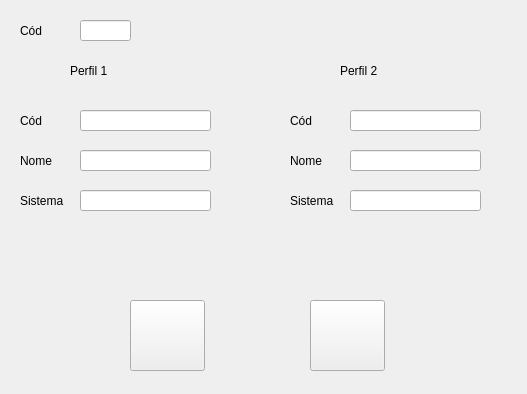
<?xml version="1.0" encoding="UTF-8"?>
<ui version="4.0">
 <class>Form</class>
 <widget class="QWidget" name="Form">
  <property name="geometry">
   <rect>
    <x>0</x>
    <y>0</y>
    <width>527</width>
    <height>394</height>
   </rect>
  </property>
  <property name="windowTitle">
   <string>Form</string>
  </property>
  <widget class="QLabel" name="label">
   <property name="geometry">
    <rect>
     <x>20</x>
     <y>110</y>
     <width>61</width>
     <height>21</height>
    </rect>
   </property>
   <property name="styleSheet">
    <string notr="true">font: 15pt &quot;MS Shell Dlg 2&quot;;</string>
   </property>
   <property name="text">
    <string>Cód</string>
   </property>
  </widget>
  <widget class="QLineEdit" name="form_codigo_perfil1">
   <property name="geometry">
    <rect>
     <x>80</x>
     <y>110</y>
     <width>131</width>
     <height>21</height>
    </rect>
   </property>
  </widget>
  <widget class="QPushButton" name="botao_cancelar">
   <property name="geometry">
    <rect>
     <x>130</x>
     <y>300</y>
     <width>75</width>
     <height>71</height>
    </rect>
   </property>
   <property name="styleSheet">
    <string notr="true">image: url(:/botao_cancelar/cancelar.png)</string>
   </property>
   <property name="text">
    <string/>
   </property>
  </widget>
  <widget class="QPushButton" name="botao_cadastrar">
   <property name="geometry">
    <rect>
     <x>310</x>
     <y>300</y>
     <width>75</width>
     <height>71</height>
    </rect>
   </property>
   <property name="styleSheet">
    <string notr="true">image: url(:/botao_cadastrar/cadastrar.png)</string>
   </property>
   <property name="text">
    <string/>
   </property>
  </widget>
  <widget class="QLabel" name="cod">
   <property name="geometry">
    <rect>
     <x>20</x>
     <y>20</y>
     <width>61</width>
     <height>21</height>
    </rect>
   </property>
   <property name="styleSheet">
    <string notr="true">font: 15pt &quot;MS Shell Dlg 2&quot;;</string>
   </property>
   <property name="text">
    <string>Cód</string>
   </property>
  </widget>
  <widget class="QLineEdit" name="form_codigo">
   <property name="geometry">
    <rect>
     <x>80</x>
     <y>20</y>
     <width>51</width>
     <height>21</height>
    </rect>
   </property>
  </widget>
  <widget class="QLabel" name="label_2">
   <property name="geometry">
    <rect>
     <x>20</x>
     <y>150</y>
     <width>61</width>
     <height>21</height>
    </rect>
   </property>
   <property name="styleSheet">
    <string notr="true">font: 15pt &quot;MS Shell Dlg 2&quot;;</string>
   </property>
   <property name="text">
    <string>Nome</string>
   </property>
  </widget>
  <widget class="QLabel" name="label_3">
   <property name="geometry">
    <rect>
     <x>20</x>
     <y>190</y>
     <width>61</width>
     <height>21</height>
    </rect>
   </property>
   <property name="styleSheet">
    <string notr="true">font: 12pt &quot;MS Shell Dlg 2&quot;;</string>
   </property>
   <property name="text">
    <string>Sistema</string>
   </property>
  </widget>
  <widget class="QLabel" name="label_4">
   <property name="geometry">
    <rect>
     <x>70</x>
     <y>60</y>
     <width>61</width>
     <height>21</height>
    </rect>
   </property>
   <property name="styleSheet">
    <string notr="true">font: 15pt &quot;MS Shell Dlg 2&quot;;</string>
   </property>
   <property name="text">
    <string>Perfil 1</string>
   </property>
  </widget>
  <widget class="QLineEdit" name="form_nome_perfil_1">
   <property name="geometry">
    <rect>
     <x>80</x>
     <y>150</y>
     <width>131</width>
     <height>21</height>
    </rect>
   </property>
  </widget>
  <widget class="QLineEdit" name="form_sistema_perfil1">
   <property name="geometry">
    <rect>
     <x>80</x>
     <y>190</y>
     <width>131</width>
     <height>21</height>
    </rect>
   </property>
  </widget>
  <widget class="QLineEdit" name="form_nome_perfil2">
   <property name="geometry">
    <rect>
     <x>350</x>
     <y>150</y>
     <width>131</width>
     <height>21</height>
    </rect>
   </property>
  </widget>
  <widget class="QLineEdit" name="form_codigo_perfil2">
   <property name="geometry">
    <rect>
     <x>350</x>
     <y>110</y>
     <width>131</width>
     <height>21</height>
    </rect>
   </property>
  </widget>
  <widget class="QLabel" name="label_5">
   <property name="geometry">
    <rect>
     <x>290</x>
     <y>190</y>
     <width>61</width>
     <height>21</height>
    </rect>
   </property>
   <property name="styleSheet">
    <string notr="true">font: 12pt &quot;MS Shell Dlg 2&quot;;</string>
   </property>
   <property name="text">
    <string>Sistema</string>
   </property>
  </widget>
  <widget class="QLineEdit" name="form_sistema_perfil2">
   <property name="geometry">
    <rect>
     <x>350</x>
     <y>190</y>
     <width>131</width>
     <height>21</height>
    </rect>
   </property>
  </widget>
  <widget class="QLabel" name="label_6">
   <property name="geometry">
    <rect>
     <x>290</x>
     <y>110</y>
     <width>61</width>
     <height>21</height>
    </rect>
   </property>
   <property name="styleSheet">
    <string notr="true">font: 15pt &quot;MS Shell Dlg 2&quot;;</string>
   </property>
   <property name="text">
    <string>Cód</string>
   </property>
  </widget>
  <widget class="QLabel" name="label_7">
   <property name="geometry">
    <rect>
     <x>290</x>
     <y>150</y>
     <width>61</width>
     <height>21</height>
    </rect>
   </property>
   <property name="styleSheet">
    <string notr="true">font: 15pt &quot;MS Shell Dlg 2&quot;;</string>
   </property>
   <property name="text">
    <string>Nome</string>
   </property>
  </widget>
  <widget class="QLabel" name="label_8">
   <property name="geometry">
    <rect>
     <x>340</x>
     <y>60</y>
     <width>61</width>
     <height>21</height>
    </rect>
   </property>
   <property name="styleSheet">
    <string notr="true">font: 15pt &quot;MS Shell Dlg 2&quot;;</string>
   </property>
   <property name="text">
    <string>Perfil 2</string>
   </property>
  </widget>
 </widget>
 <resources>
  <include location="botao_cadastrar.qrc"/>
  <include location="botao_cancelar.qrc"/>
 </resources>
 <connections/>
</ui>
